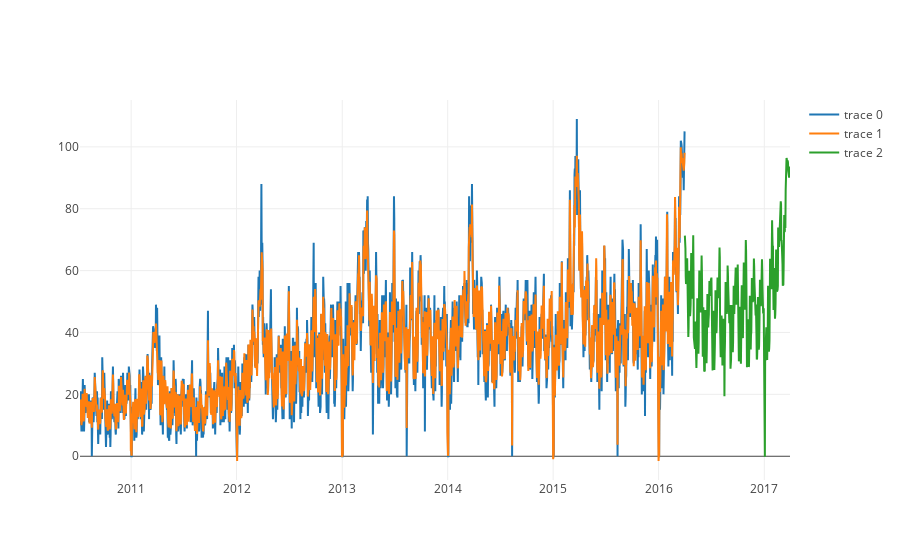

Write notebook code for a chart like this one.
### Code cell
plot = go.Scatter( x=compose.datetime, y=compose['y'])
train_plot = go.Scatter( x=tr_predict["datetime"], y=tr_predict["predict"])
test_plot = go.Scatter( x=te_predict["datetime"], y=te_predict["predict"])
data =[plot,train_plot,test_plot]
plotly.offline.iplot(data)

### Figure 1 — Plotly figure (JSON) as saved in the notebook; plotly's stock layout.template omitted (floating-point values rounded to 4 significant figures; data arrays with more than 128 entries replaced by an {"elided": "..."} marker saying what was removed)
{"data": [{"type": "scatter", "x": {"elided": "2459 str values"}, "y": {"elided": "2459 int values"}}, {"type": "scatter", "x": {"elided": "2094 str values"}, "y": {"elided": "2094 float values"}}, {"type": "scatter", "x": {"elided": "365 str values"}, "y": {"elided": "365 float values"}}], "layout": {}}
